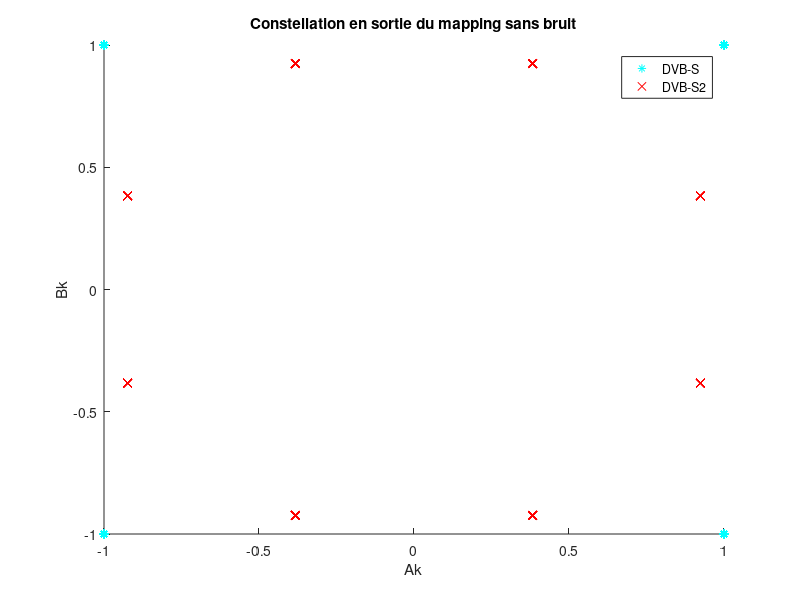

This chart was generated by the following MATLAB code: (Note: this script raises an error after producing the figure.)
Rb=3000; % débit binaire
Fe = 6e3;

NBBITS=600;
Bits=randi([0 1], NBBITS, 1);

EbN0_db=0:1:6; % rapport signal à bruit en Db
EbN0=10.^(EbN0_db/10); % en rapport


%% CONSTANTES FILTRES DVBS
ROLL_OFF=0.35;
L=10;
M=4; % ordre de la modulation


%% CONSTANTES FILTRES DVBS2
ROLL_OFF_s2=0.2;
L=10;
M_s2=8;

% Initialisation des constantes du programme
Te = 1 / Fe; % Temps d'échantillonage
Tb=1/Rb; % Temps binaire
Ts=Tb*log2(M); % Temps symbole
Ts_s2=Tb*log2(M_s2);
Ns=round(Ts/Te); % Facteur de sur-échantillonage
Ns_s2=round(Ts_s2/Te);


%% MAPPING
% mapping de gray QPSK
% 0 0 -> I=-1, Q=-1
% 0 1 -> I=-1, Q=1
% 1 1 -> I=1, Q=1
% 1 0 -> I=1, Q=-1
Ak_qpsk = 2*Bits(1:2:end) - 1;
Bk_qpsk = 2*Bits(2:2:end) - 1;
Dk_qpsk = Ak_qpsk + 1i*Bk_qpsk;

% mapping de gray 8-PSK

Dk_s2 = zeros(NBBITS/log2(M_s2), 1);
for i=1:length(Dk_s2)
    j=1 + log2(M_s2)*(i-1);
    SymBits = Bits(j:j+2)';
    if SymBits == [0, 0, 0]
        Dk_s2(i) = exp(1i * pi/8 * 1);
    elseif SymBits == [1, 0, 0]
        Dk_s2(i) = exp(1i * pi/8 * 3);
    elseif SymBits == [1, 1, 0]
        Dk_s2(i) = exp(1i * pi/8 * 5);
    elseif SymBits == [0 1 0]
        Dk_s2(i) = exp(1i * pi/8 * 7);
    elseif SymBits == [0 1 1]
        Dk_s2(i) = exp(1i * pi/8 * 9);
    elseif SymBits == [1 1 1]
        Dk_s2(i) = exp(1i * pi/8 * 11);
    elseif SymBits == [1 0 1]
        Dk_s2(i) = exp(1i * pi/8 * 13);
    elseif SymBits == [0 0 1]
        Dk_s2(i) = exp(1i * pi/8 * 15);
    else
        sprintf("ERREUR");
    end
end

figure
hold on
plot(Ak_qpsk, Bk_qpsk, "c*")
plot(Dk_s2, "rx");
title("Constellation en sortie du mapping sans bruit")
xlabel("Ak")
ylabel("Bk")
legend("DVB-S", "DVB-S2");

%% MODULATEUR BANDE DE BASE
B = rcosdesign(ROLL_OFF, L, Ns, 'sqrt');
u = zeros(1, Ns);
u(1) = 1;
k_qpsk = kron(Dk_qpsk', u);
k_qpsk = [k_qpsk, zeros(1, L/2*Ns)];
h_qpsk=filter(B, 1, k_qpsk); % signal bande de base
h_qpsk=h_qpsk(L/2*Ns+1:end); % suppression des valeurs nulles à cause du retard du filtre
temps = linspace(0, (length(Dk_qpsk)-1)*Ts, length(h_qpsk));  

B = rcosdesign(ROLL_OFF_s2, L, Ns_s2, 'sqrt');
u = zeros(1, Ns_s2);
u(1) = 1;
k_s2 = kron(Dk_s2', u);
k_s2 = [k_s2, zeros(1, L/2*Ns_s2)];
h_8psk=filter(B, 1, k_s2); % signal bande de base
h_8psk=h_8psk(L/2*Ns_s2+1:end); % suppression des valeurs nulles à cause du retard du filtre



%% Tracé des DSP
figure
hold on
dsp = pwelch(h_qpsk, [],[],[],Fe,'twosided');
ech_freq=linspace(-Fe/2, Fe/2, length(dsp));
semilogy(ech_freq, fftshift(dsp));
dsp = pwelch(h_8psk, [],[],[],Fe,'twosided');
ech_freq=linspace(-Fe/2, Fe/2, length(dsp));
semilogy(ech_freq, fftshift(dsp));
legend('QPSK (DVB-S)', '8-PSK (DVB-S2)');
title('DSP')

TEB_qpsk = zeros(length(EbN0), 1); % vecteur des TEB
TEB_qpsk_th = zeros(length(EbN0), 1); % vecteur des TEB
TEB_8psk = zeros(length(EbN0), 1); % vecteur des TEB
TEB_8psk_th = zeros(length(EbN0), 1); % vecteur des TEB

for j=1:length(EbN0)
    ebn0 = EbN0(j);
    TEB_8psk_th(j) = 2 * qfunc(sqrt(2*3*EbN0(j))*sin(pi/M_s2)) / log2(M_s2); % Es=3*Eb et TEB=TES / log2(M);
    TEB_qpsk_th(j) = qfunc(sqrt(4*EbN0(j))*sin(pi/M)); % Es=2*Eb et TEB = TES/log2(M);



    h_bruite_qpsk = bruit_complexe(h_qpsk, Ns, M, ebn0);
    h_bruite_8psk = bruit_complexe(h_8psk, Ns, M, ebn0);

    %% DEMODULATION QPSK BANDE DE BASE
    h_bruite_qpsk = [h_bruite_qpsk, zeros(1, L/2*Ns)];
    B = rcosdesign(ROLL_OFF, L, Ns, "sqrt");
    Hr = filter(B, 1, h_bruite_qpsk);
    Hr = Hr(L/2*Ns+1:end);

    %% Décision symboles
    seuilR = 0; % seuil sur la partie réelle
    seuilI = 0; % seuil sur la partie imaginaire
    Hr_ech = Hr(1:Ns:end);
    % figure
    % hold on
    % plot(real(Hr_ech), imag(Hr_ech), "r*")
    % title(strcat("Constellation pour Eb/N0=", strcat(num2str(EbN0_db(j)), "db")))
    % xlabel("Ak_qpsk")
    % ylabel("Bk_qpsk")
    DecAk_qpsk = real(Hr_ech) > seuilR;
    DecBk_qpsk = imag(Hr_ech) < seuilI;


    BitsDecodes = zeros(NBBITS, 1);
    %% Dé-mapping
    for i=1:length(DecAk_qpsk)
       if DecAk_qpsk(i)
           BitsDecodes(2*i-1) = 1;
       end
       if DecBk_qpsk(i)
           BitsDecodes(2*i) = 1;
       end
    end
    TEB_qpsk(j) = sum(BitsDecodes ~= Bits) / NBBITS;


    %% DEMODULATION 8-PSK DVB-S2
    h_bruite_8psk = [h_bruite_8psk, zeros(1, L/2*Ns_s2)];
    B = rcosdesign(ROLL_OFF_s2, L, Ns_s2, "sqrt");
    Hr = filter(B, 1, h_bruite_8psk);
    Hr = Hr(L/2*Ns_s2+1:end);

    %% Décision symboles
    NbSym = length(Dk_s2);
    Hr_ech = Hr(1:Ns_s2:end);
    figure
    hold on
    plot(real(Hr_ech), imag(Hr_ech), "g*")
    title(strcat("Constellation pour Eb/N0=", strcat(num2str(EbN0_db(j)), "db")))
    xlabel("Ak")
    ylabel("Bk")

    BitsDecodes_s2 = zeros(log2(M_s2)*length(Hr_ech), 1);


    TEB_8psk(j) = sum(BitsDecodes_s2 ~= Bits) / NBBITS;

end

%% Trace du TEB
figure 
hold on
semilogy(EbN0_db, TEB_qpsk)
semilogy(EbN0_db, TEB_8psk, "r-*")
semilogy(EbN0_db, TEB_8psk_th, "b-*")
semilogy(EbN0_db, TEB_qpsk_th, "g-*")
legend("QPSK exp", "4-ASK exp", "4-ASK Théorique", "QPSK Théorique")
title("TEB en fonction du bruit")
xlabel("Eb/N0 (db)")
ylabel("TEB")
yscale('log')
grid("on")
xticks(EbN0_db)